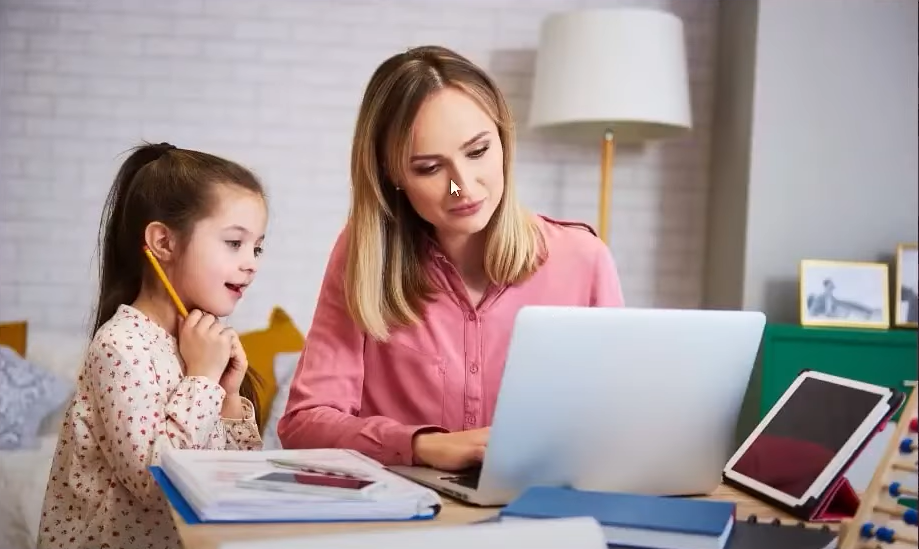
#> input picture image17.png, 919 x 549 px
$ jupyter execute Histogram_plot_of_image.ipynb
#> lines starting #> are read from the running program, lines starting #| are printed output that depends on the picture
[cell 1]
import cv2
import matplotlib.pyplot as plt
import numpy as np

[cell 2]
blank_w=np.ones((500,500,3),np.uint8)*255
blank_b=np.zeros((500,500,3),np.uint8)*255

[cell 3]
hist1=cv2.calcHist([blank_w],[0],None,[256],[0,256])
hist2=cv2.calcHist([blank_b],[0],None,[256],[0,256])

plt.plot(hist1)
plt.show()
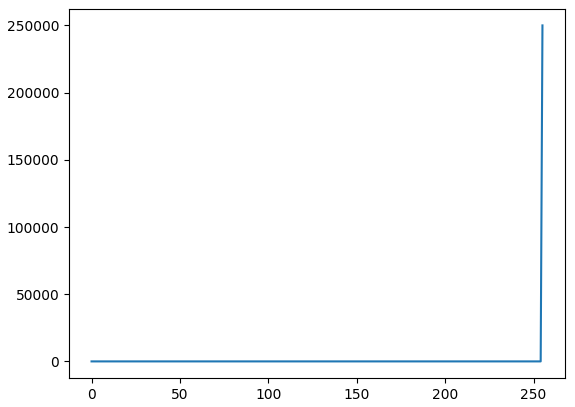
#> figure drawn by matplotlib, 1 panel; curve peaks at x = 255, y = 250000

plt.plot(hist2)
plt.show()
#> figure, not shown here; curve peaks at x = 0, y = 250000

cv2.imshow('blank b',blank_b)
cv2.imshow('blank w',blank_w)
cv2.waitKey(0)
cv2.destroyAllWindows()

[cell 4]
import cv2

def nothing(x):
    pass

# Load your image
img = cv2.imread('image17.png')  # <-- replace with your image name
#> img is the input picture: shape (549, 919, 3); mean B, G, R 149.8, 149.9, 166.8
img_gray = cv2.cvtColor(img, cv2.COLOR_BGR2GRAY)
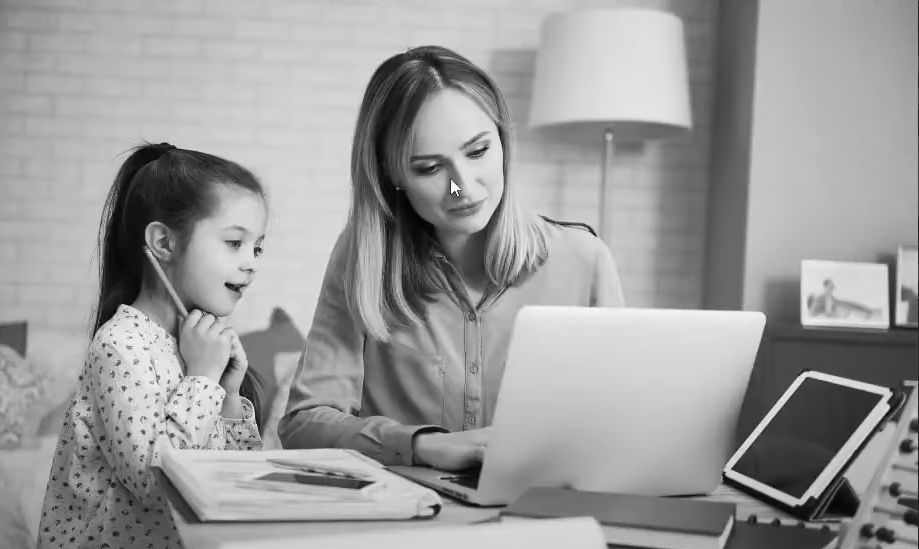
#> img_gray: shape (549, 919); min 2, max 255, mean 155

# Create a window
cv2.namedWindow('Black and White Adjuster')

# Create a trackbar for intensity control
cv2.createTrackbar('Intensity', 'Black and White Adjuster', 0, 255, nothing)

while True:
    # Get the current position of the trackbar
    intensity = cv2.getTrackbarPos('Intensity', 'Black and White Adjuster')

    # Apply threshold based on the intensity
    _, bw_img = cv2.threshold(img_gray, intensity, 255, cv2.THRESH_BINARY)
#> bw_img: shape (549, 919); every value is 255

    # Show the image
    cv2.imshow('Black and White Adjuster', bw_img)

    # Break the loop when 'ESC' key is pressed
    if cv2.waitKey(1) & 0xFF == 27:
#> (key Esc is pressed here)
        break

cv2.destroyAllWindows()

[cell 5]
plt.figure(figsize=(10,10))

img1=cv2.imread('image20.png')
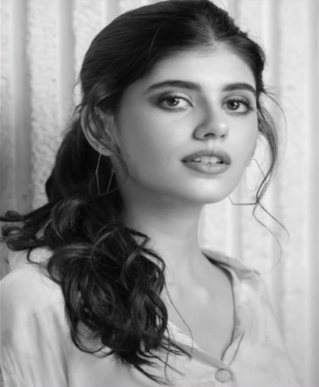
#> input picture image20.png, 319 x 387 px
#> img1 is the input picture: shape (387, 319, 3); mean B, G, R 144, 143.9, 144
img2=cv2.imread('image21.png')
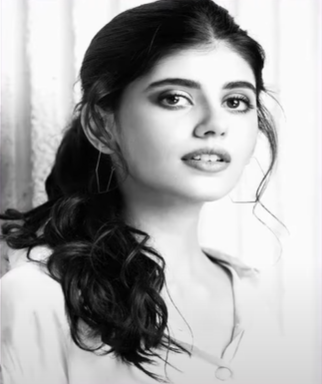
#> input picture image21.png, 322 x 384 px
#> img2 is the input picture: shape (384, 322, 3); mean B, G, R 165.5, 165.3, 165.4
img3=cv2.imread('image22.png')
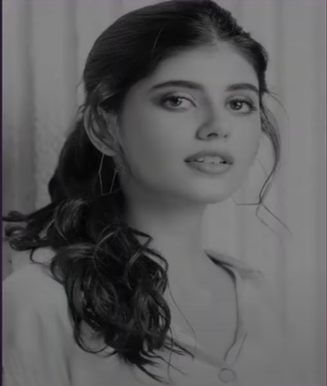
#> input picture image22.png, 327 x 386 px
#> img3 is the input picture: shape (386, 327, 3); mean B, G, R 92.4, 91.8, 92.2

hist1=cv2.calcHist([img1],[0],None,[256],[0,256])
#> hist1 = 256 values, max 1629 at index 226, min 0 at index 0, mean 482.2
hist2=cv2.calcHist([img2],[0],None,[256],[0,256])
#> hist2 = 256 values, max 15794 at index 250, min 1 at index 0, mean 483
hist3=cv2.calcHist([img3],[0],None,[256],[0,256])
#> hist3 = 256 values, max 5568 at index 132, min 0 at index 0, mean 493.1

plt.subplot(3,1,1)
plt.plot(hist1)

plt.subplot(3,1,2)
plt.plot(hist2)

plt.subplot(3,1,3)
plt.plot(hist3)

plt.show()
#> figure, not shown here; panel 1: curve peaks at x = 226, y = 1629; panel 2: curve peaks at x = 250, y = 15794; panel 3: curve peaks at x = 132, y = 5568

cv2.imshow('blank b1',img1)
cv2.imshow('blank b2',img2)
cv2.imshow('blank b3',img3)

cv2.waitKey(0)
cv2.destroyAllWindows()

[cell 6]
plt.figure(figsize=(10,10))

img1=cv2.imread('image3.jpg')
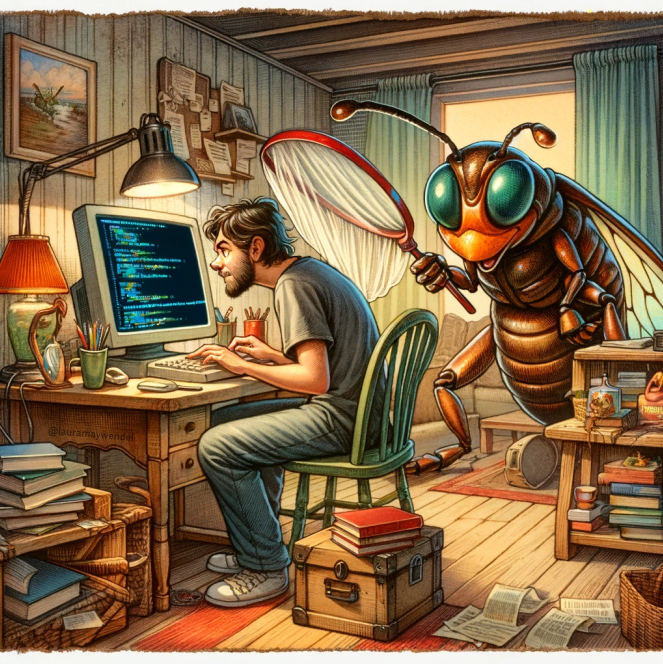
#> input picture image3.jpg, 1326 x 1327 px (shown at 1/2 size)
#> img1 is the input picture: shape (1327, 1326, 3); mean B, G, R 74.1, 106.2, 133.2
img1=cv2.resize(img1,(500,500))
#> img1: shape (500, 500, 3)
b,g,r=cv2.split(img1)
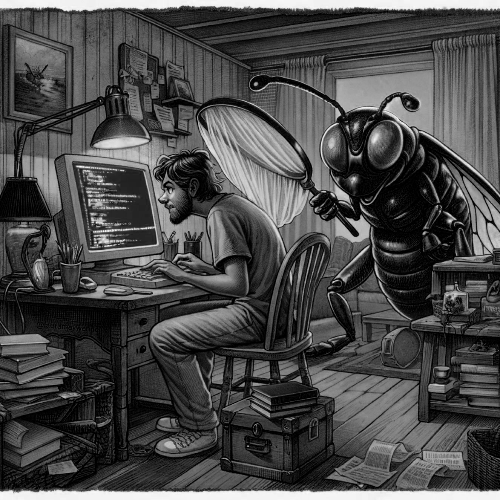
#> b: shape (500, 500); min 0, max 250, mean 74
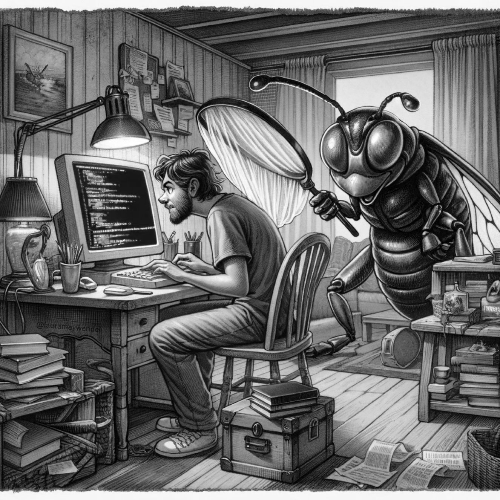
#> g: shape (500, 500); min 0, max 255, mean 106.1
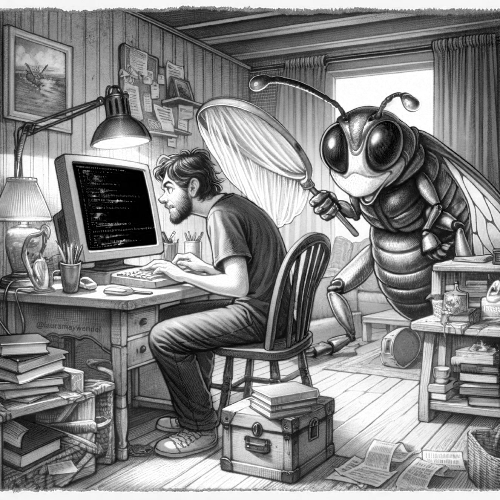
#> r: shape (500, 500); min 0, max 255, mean 133.1

hist1=cv2.calcHist([b],[0],None,[256],[0,256])
#> hist1 = 256 values, max 5994 at index 0, min 0 at index 251, mean 976.6
hist2=cv2.calcHist([g],[0],None,[256],[0,256])
#> hist2 = 256 values, max 3631 at index 246, min 27 at index 255, mean 976.6
hist3=cv2.calcHist([r],[0],None,[256],[0,256])
#> hist3 = 256 values, max 4480 at index 246, min 125 at index 7, mean 976.6

plt.subplot(3,1,1)
plt.plot(hist1)

plt.subplot(3,1,2)
plt.plot(hist2)

plt.subplot(3,1,3)
plt.plot(hist3)

plt.show()
#> figure, not shown here; panel 1: curve peaks at x = 0, y = 5994; panel 2: curve peaks at x = 246, y = 3631; panel 3: curve peaks at x = 246, y = 4480

cv2.imshow('blank b',b)
cv2.imshow('blank g',g)
cv2.imshow('blank r',r)

cv2.waitKey(0)
cv2.destroyAllWindows()

[cell 7]
plt.figure(figsize=(5,5))

img1=cv2.imread('image3.jpg')
img1=cv2.resize(img1,(500,500))
b,g,r=cv2.split(img1)

plt.hist(b.ravel(),255,(0,255))
plt.hist(g.ravel(),255,(0,255))
plt.hist(r.ravel(),255,(0,255))

cv2.imshow('blank b',b)
cv2.imshow('blank g',g)
cv2.imshow('blank r',r)

cv2.waitKey(0)
cv2.destroyAllWindows()
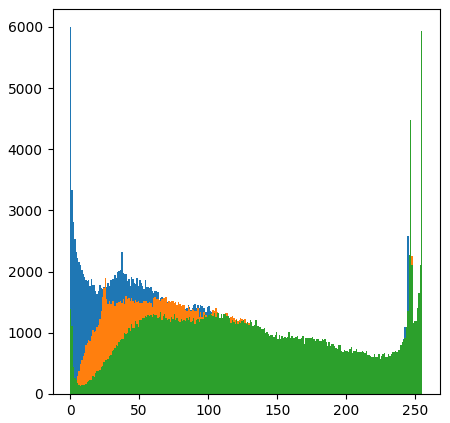
#> figure drawn by matplotlib, 1 panel; tallest bar 5994 high, from x = 0 to 1; tallest bar 3631 high, from x = 246 to 247; tallest bar 5942 high, from x = 254 to 255
